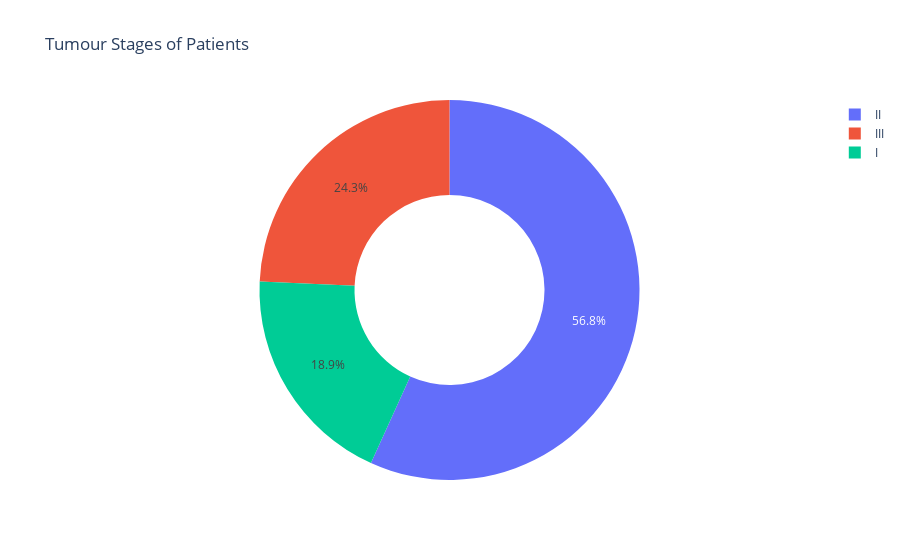

Notebook code for this chart:
### Code cell
# Tumour Stage
stage = data["Tumour_Stage"].value_counts()
transactions = stage.index
quantity = stage.values

figure = px.pie(data, 
             values=quantity, 
             names=transactions,hole = 0.5, 
             title="Tumour Stages of Patients") #Tumorstadien von Patienten
figure.show()

### Figure 1 — Plotly figure (JSON) as saved in the notebook; plotly's stock layout.template omitted (floating-point values rounded to 4 significant figures)
{"data": [{"domain": {"x": [0, 1], "y": [0, 1]}, "hole": 0.5, "hovertemplate": "label=%{label}<br>value=%{value}<extra></extra>", "labels": ["II", "III", "I"], "legendgroup": "", "name": "", "showlegend": true, "type": "pie", "values": [180, 77, 60]}], "layout": {"legend": {"tracegroupgap": 0}, "title": {"text": "Tumour Stages of Patients"}}}
